Frame 1 (no input): blank canvas, image omitted
Frame 60 (no input): blank canvas, image omitted
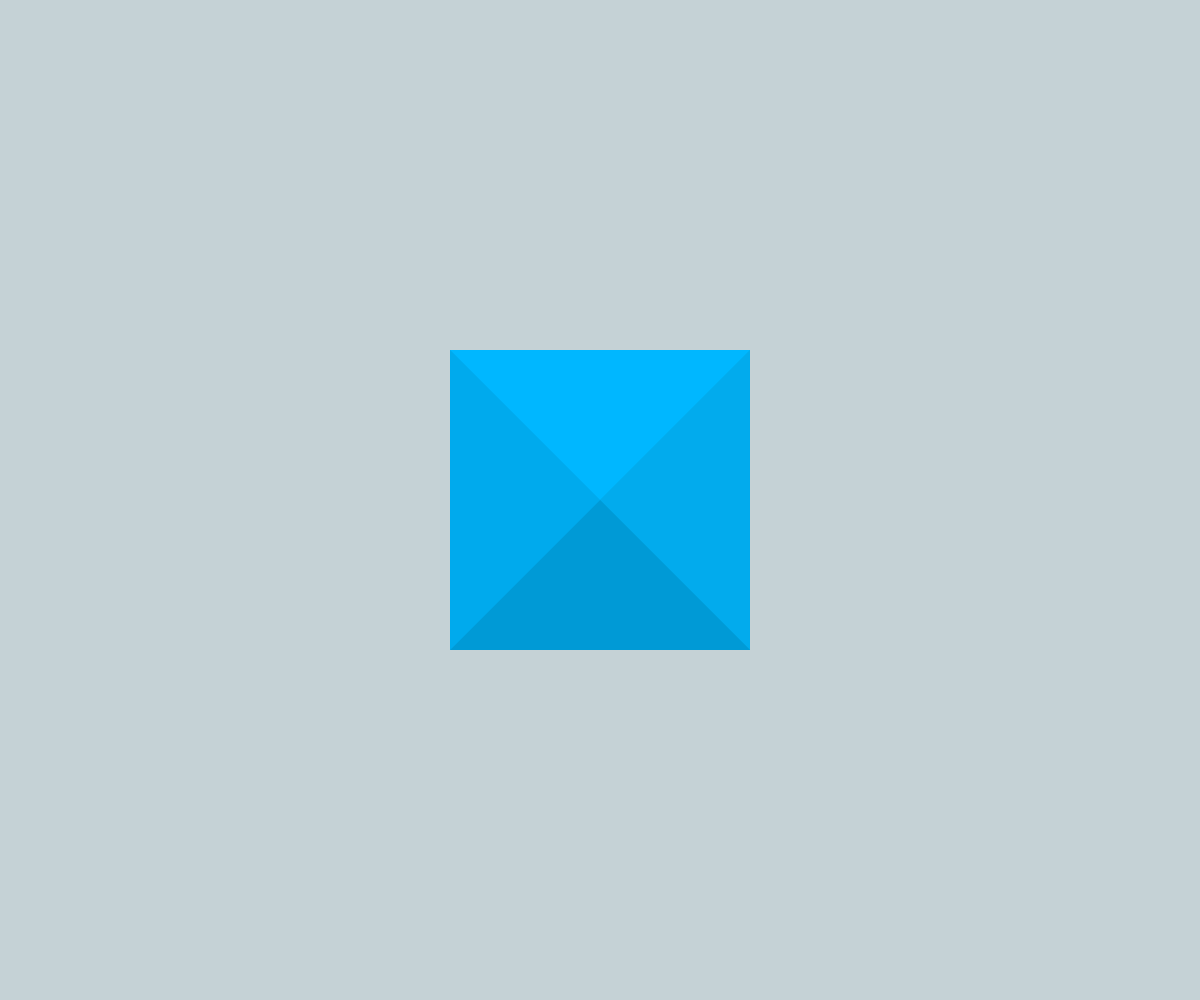
Frame 120 (the mouse pressed at the canvas centre since frame 60)

The p5.js sketch whose frames 1 and 60 were blank and that drew this single picture after the mouse press (run headless with seeded random() and noise() and a simulated clock; from frame 60 on, the mouse is pressed at the canvas centre):

// p5.js sketch
// ── sketch.js

// http://purin.co/Experiments-with-P5-js

var s;

function setup() {
  createCanvas(windowWidth, windowHeight);
  s = 150;
  mouseX = width/2;
  mouseY = height/2;
  background('#C5D2D6');
}

function draw() {
  //background(255);
  noStroke();

  if  (mouseX>(width/2)-s && mouseX<(width/2)+s &&
  mouseY>(height/2)-s && mouseY<(height/2)+s){
  fill('#00B7FF');
  triangle(mouseX,mouseY,(width/2)-s,(height/2)-s,(width/2)+s,(height/2)-s);
  fill('#02ABED');
  triangle(mouseX,mouseY,(width/2)+s,(height/2)-s,(width/2)+s,(height/2)+s);
  fill('#009AD6');
  triangle(mouseX,mouseY,(width/2)+s,(height/2)+s,(width/2)-s,(height/2)+s);
  fill('#00AAED');
  triangle(mouseX,mouseY,(width/2)-s,(height/2)+s,(width/2)-s,(height/2)-s);
  }
}

/*
  triangle(mouseX,mouseY,0,0,0,height);
  fill('#6DD5F7');
  triangle(mouseX,mouseY,0,0,width,0);
  fill('#35BBE8');
  triangle(mouseX,mouseY,width,0,width,height);
  fill('#46A7C7');
  triangle(mouseX,mouseY,width,height,0,height);
  */
